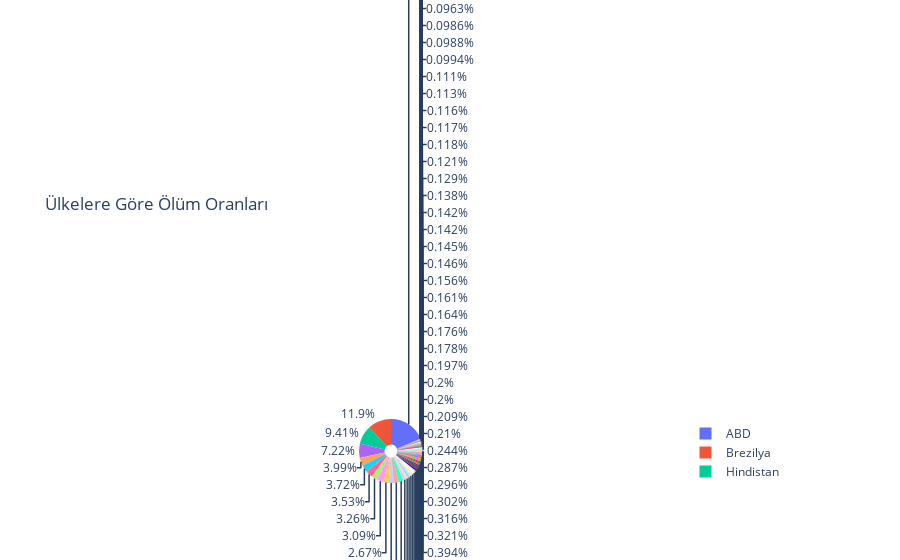

Source (notebook cell):
### Code cell
fig = {
  "data": [
    {
      "values": df.Olum,
      "labels": df.Ulkeler,
      "domain": {"x": [0, .8]},
      "name": "",
      "hoverinfo":"label+percent+name", 
      "hole": .2,  
      "type": "pie"
    },],
  "layout": {
        "title":"Ülkelere Göre Ölüm Oranları",
        
        
    }
}
iplot(fig)

### Figure 1 — Plotly figure (JSON) as saved in the notebook; plotly's stock layout.template omitted (floating-point values rounded to 4 significant figures; data arrays with more than 128 entries replaced by an {"elided": "..."} marker saying what was removed)
{"data": [{"domain": {"x": [0, 0.8]}, "hole": 0.2, "hoverinfo": "label+percent+name", "labels": {"elided": "220 str values"}, "name": "", "type": "pie", "values": {"elided": "220 int values"}}], "layout": {"title": {"text": "Ülkelere Göre Ölüm Oranları"}}}
